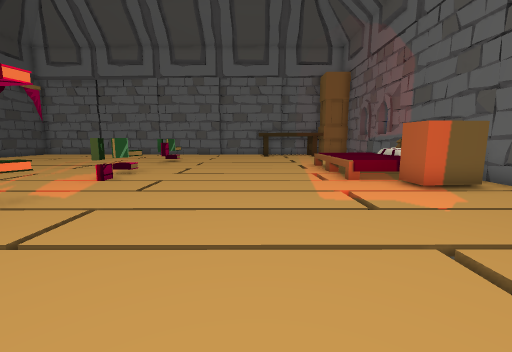
view 1 (above)

16 first-person views from a walk through a Unity game level. The camera is 1.2 m above the floor, tilts 8° down and sees 90° across. The floor is counted in squares, 1 m on a side. Each view is taken from the middle of a square. On the plan, view 1 faces up. The plan holds only what a view shows up to about 12 squares ahead; the rest is blank. The player is left out. Some animated figures are not drawn.

view 2
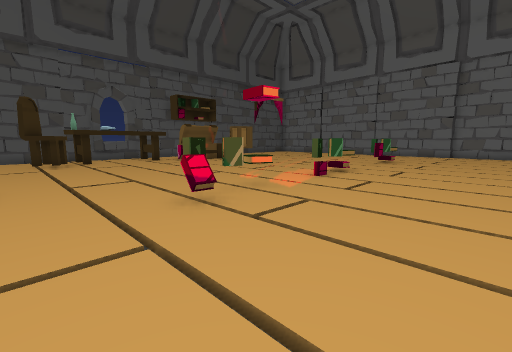

view 3
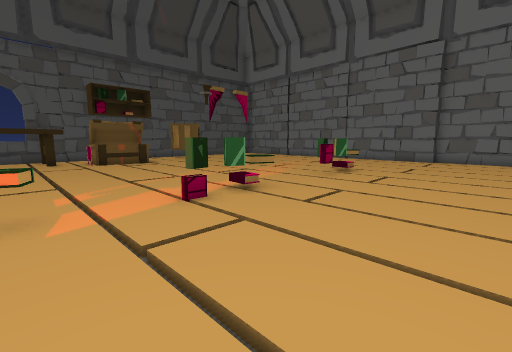

view 4
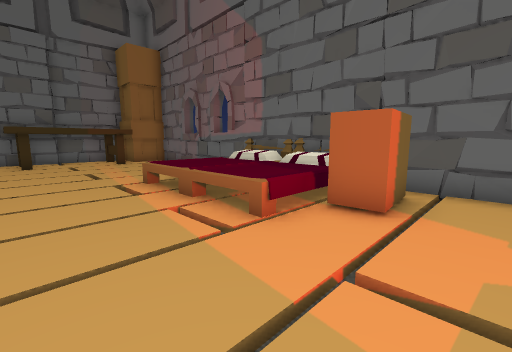

view 5
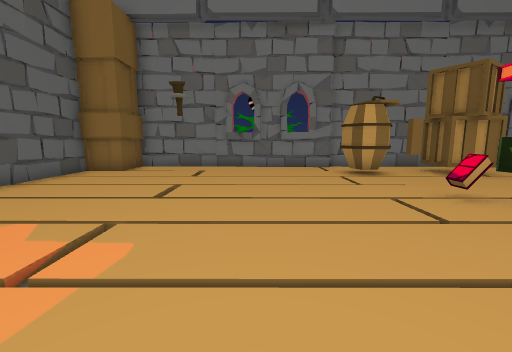

view 6
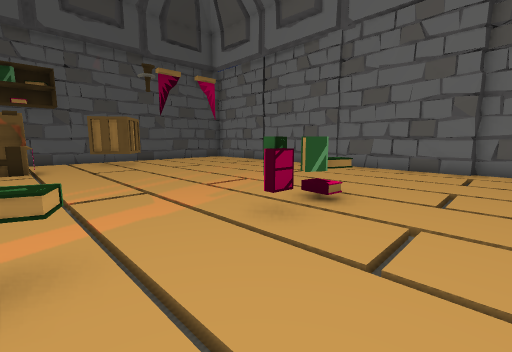

view 7
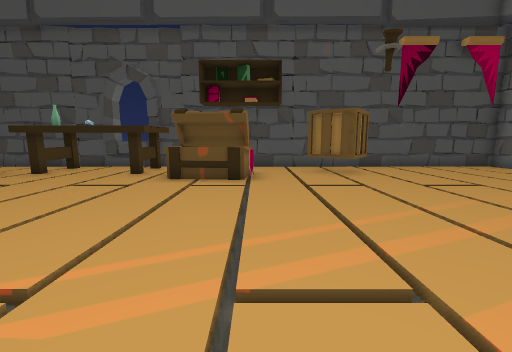

view 8
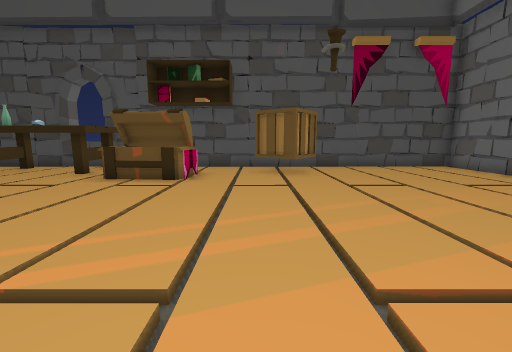

view 9
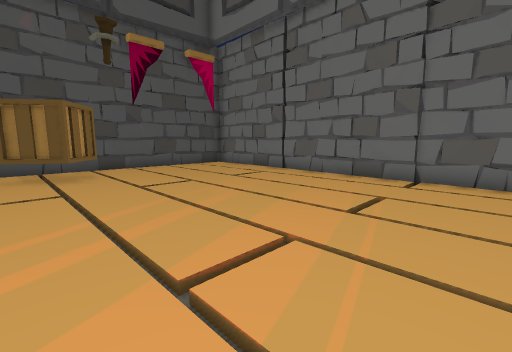

view 10
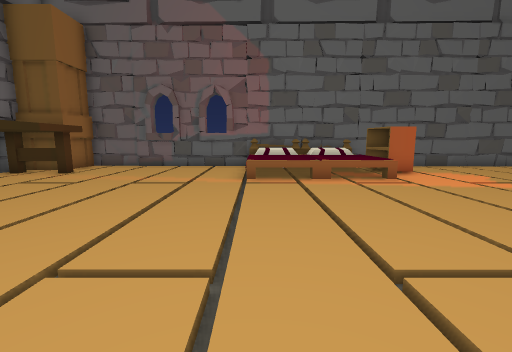

view 11
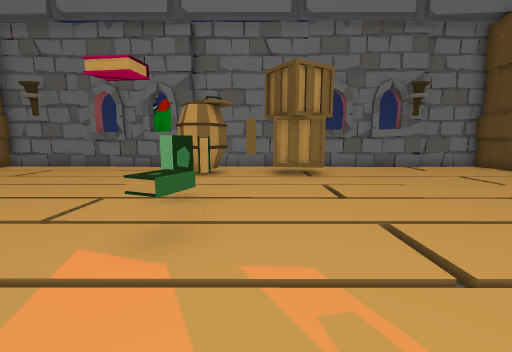

view 12
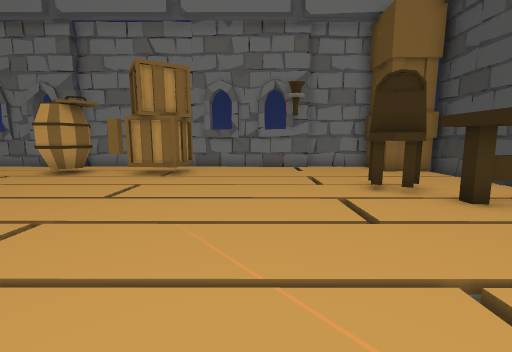

view 13
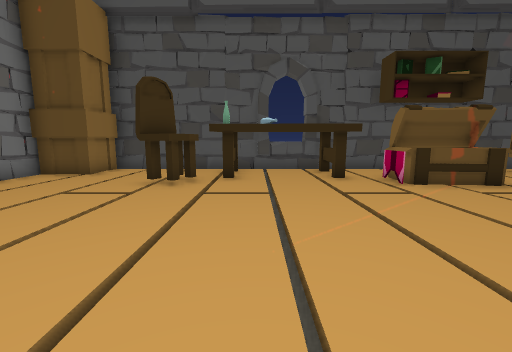

view 14
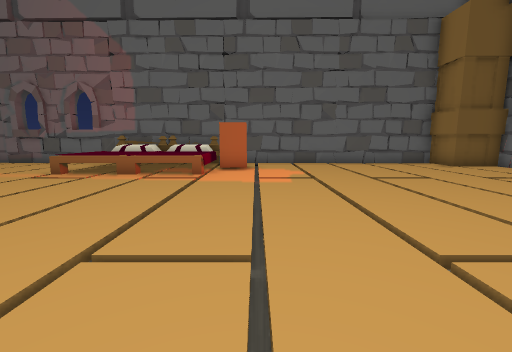

view 15
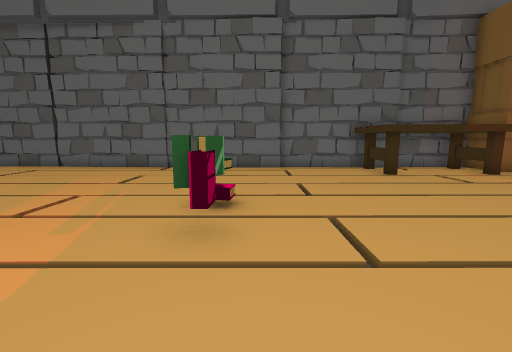

view 16
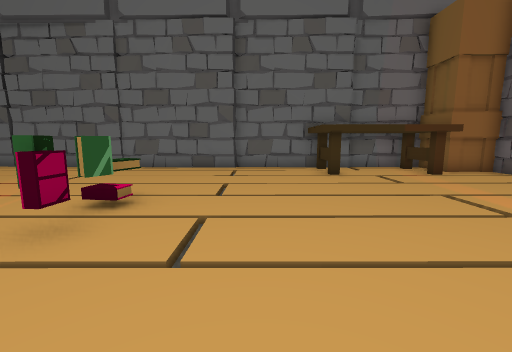

### Floor plan
Key: @ floor where view 1 was taken; # wall or solid block; x gap in a wall; . main floor; - floor 0.25 m lower than the main floor; = window, fence, low wall or low ledge; ^ raised ledge.
Columns run from 18 left of view 1 to 7 right of it. Each row starts with its distance up from view 1.
 22 #############  ###  ##
 21 #...........####.###^^^#
 20 #.................^^  ^###
 19 #.................^^^^^^.#
 18 #...................-....#
 17 #........................#
 16 #............=...........#
 15 #.##.........=......-....#
 14 ####.........x......-....#
 13 #.#..........#...........#
 12 #...................-^^^=#
 11 #..#=...............-^^^^#
 10 #  #=........=.......^^^^#
  9 #. #=........x......-^^^^#
  8 #..#=........#......-^^^=#
  7 #^^^..................####
  6 #^ ^---------------------#
  5 ^  ^.........=......-....#
  4 # ^^.........#...........#
  3 ##=^.........#=..........#
  2 #..^^...............-....#
  1 #..#^....................#
  0 #.................@......#
 -1 #.........######....-....#
 -2 ###.......######....-..###
 -3   #............###.....#
 -4   ######################

Where each view was taken, in squares from view 1:
view 1: 0 up, 0 right, facing up
view 2: 0 up, 0 right, facing up-left
view 3: 5 up, 0 right, facing up-left
view 4: 5 up, 0 right, facing up-right
view 5: 8 up, 0 right, facing down
view 6: 10 up, 2 left, facing up-left
view 7: 11 up, 6 left, facing left
view 8: 13 up, 6 left, facing left
view 9: 13 up, 6 left, facing up-left
view 10: 12 up, 5 left, facing right
view 11: 8 up, 6 left, facing down
view 12: 8 up, 11 left, facing down
view 13: 4 up, 7 left, facing left
view 14: 6 up, 5 left, facing right
view 15: 10 up, 4 left, facing up
view 16: 10 up, 2 left, facing up
